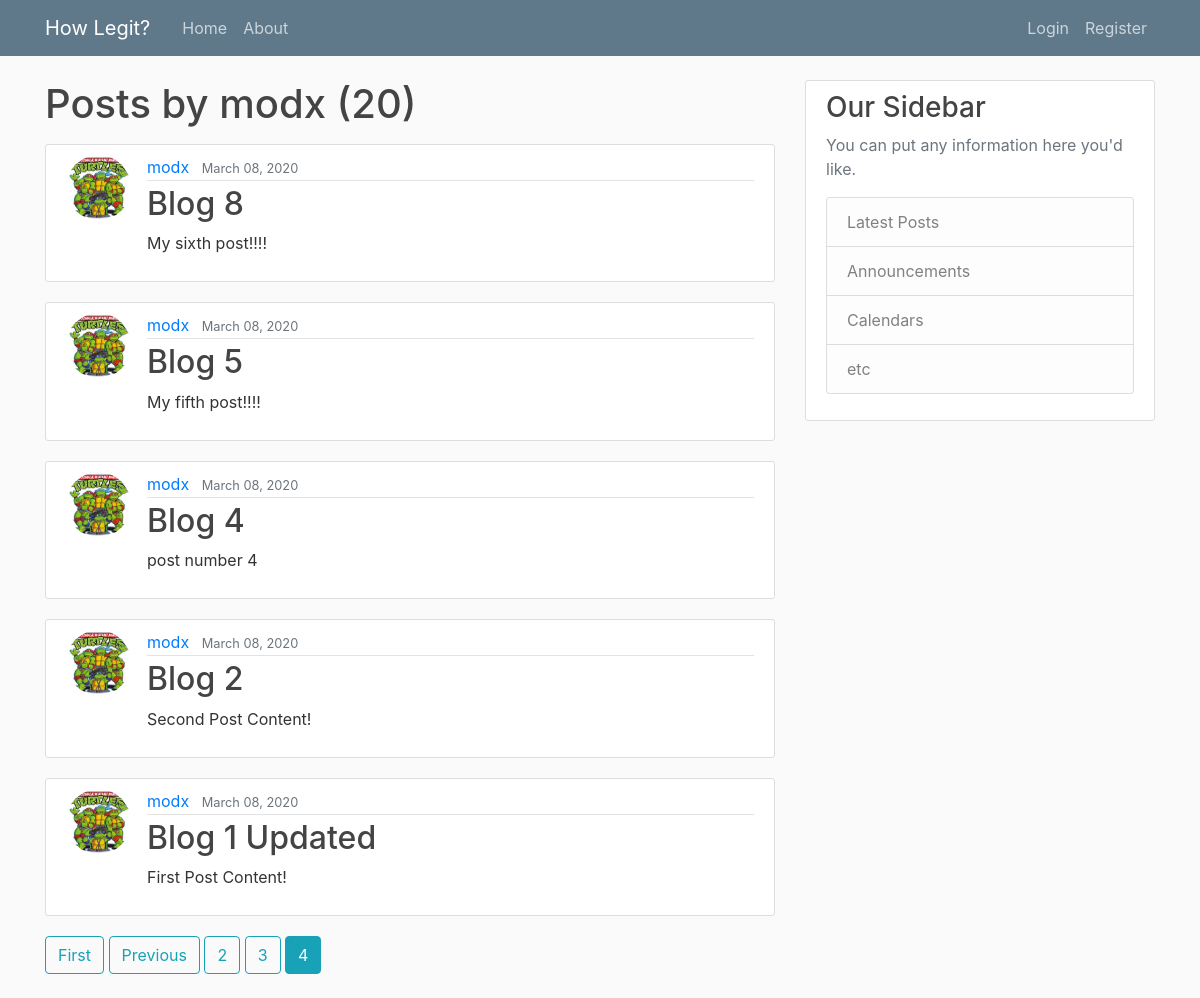
The page /user/modx?page=4 on the database as committed earlier.
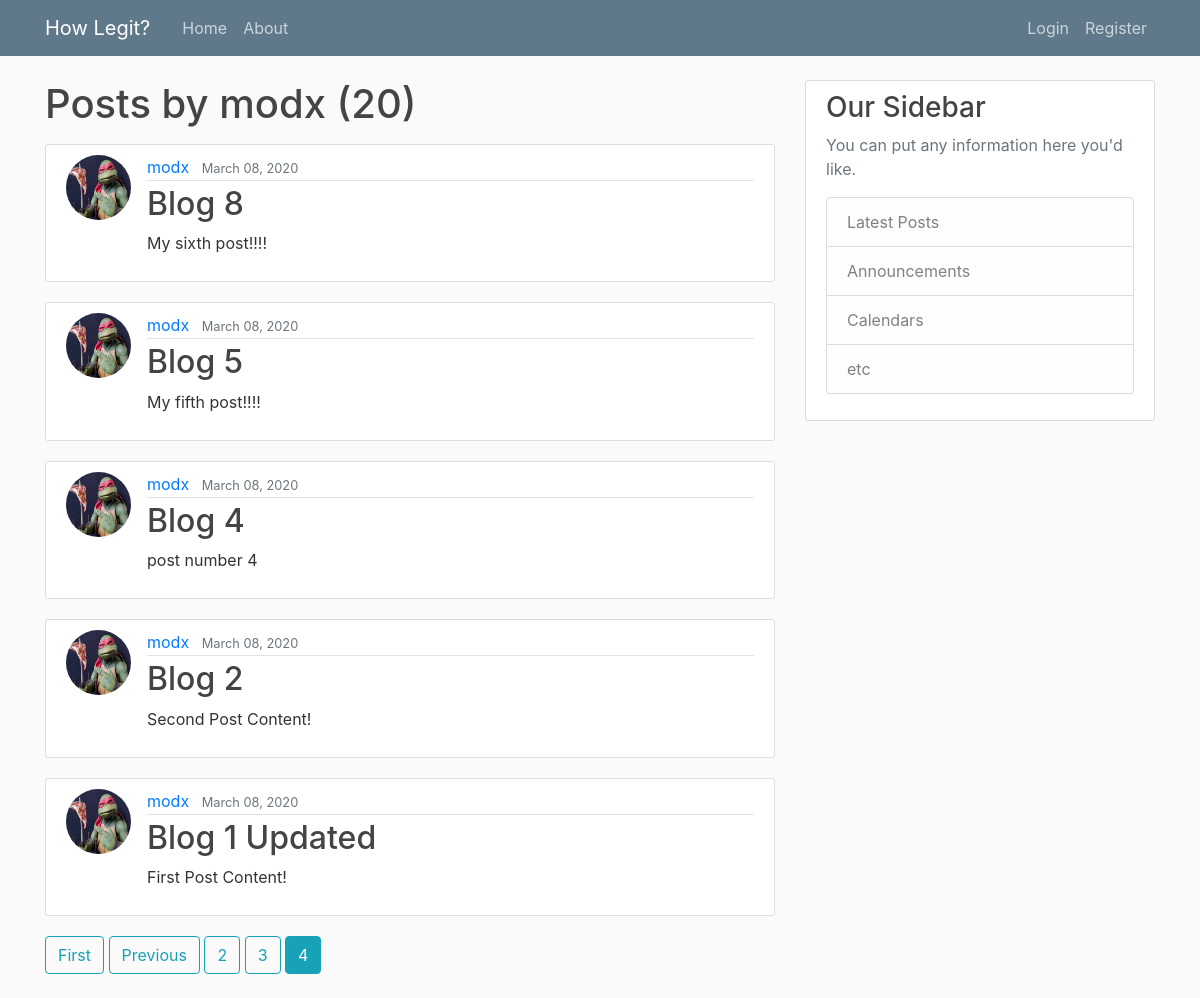
The same page on the database as committed later.
### blog/models.py (models this page shows, shortened)
class Post(models.Model):
    title = models.CharField(max_length=100)
    content = models.TextField()
    date_posted = models.DateTimeField(default=timezone.now)
    author = models.ForeignKey(User, on_delete=models.CASCADE)

### users/models.py (models this page shows, shortened)
class Profile(models.Model):
    user = models.OneToOneField(User, on_delete=models.CASCADE)
    image = models.ImageField(default='default.png', upload_to='profile_pics')

### blog/views.py (the view)
# urls.py: path('user/<str:username>', UserPostListView.as_view(), name='user-posts'),
class UserPostListView(ListView):
    model = Post
    template_name = 'blog/user_posts.html'
    context_object_name = 'posts'
    ordering = ['-date_posted']
    paginate_by = 5
    def get_queryset(self):
        user = get_object_or_404(User, username=self.kwargs.get('username'))
        return Post.objects.filter(author=user).order_by('-date_posted')

### blog/templates/blog/user_posts.html (shortened to what this page needs)
{% extends "blog/base.html" %}
{% block content %}
    <h1 class="mb-3">Posts by {{ view.kwargs.username }} ({{ page_obj.paginator.count }})</h1>
    {% for post in posts %}
        <article class="media content-section">
            <img class="rounded-circle article-img" src="{{ post.author.profile.image.url }}">
            <div class="media-body">
                <div class="article-metadata">
                    <a class="mr-2" href="{% url 'user-posts' post.author.username %}">{{ post.author }}</a>
                    <small class="text-muted">{{ post.date_posted | date:"F d, Y" }}</small>
                 </div>
                    <h2><a class="article-title" href="{% url 'post-detail' post.id %}">{{ post.title }}</a></h2>
                    <p class="article-content">{{ post.content }}</p>
            </div>
        </article>
    {% endfor %}
    {% if is_paginated %}
        {% if page_obj.has_previous %}
            <a class="btn btn-outline-info mb-4" href="?page=1">First</a>
            <a class="btn btn-outline-info mb-4" href="?page={{ page_obj.previous_page_number }}">Previous</a>
        {% endif %}
        {% for num in page_obj.paginator.page_range %}
            {% if page_obj.number == num %}
            <a class="btn btn-info mb-4" href="?page={{ num }}">{{ num }}</a>
            {% elif num > page_obj.number|add:'-3' and num < page_obj.number|add:'3' %}
            <a class="btn btn-outline-info mb-4" href="?page={{ num }}">{{num }}</a>
            {% endif %}
        {% endfor %}
    {% endif %}
{% endblock content %}

Rows that differ between the two databases and show on the page:
changed through a linked row, Post "Blog 8": author.profile.image: a different picture
changed through a linked row, Post "Blog 5": author.profile.image: a different picture
changed through a linked row, Post "Blog 4": author.profile.image: a different picture
changed through a linked row, Post "Blog 2": author.profile.image: a different picture
changed through a linked row, Post "Blog 1 Updated": author.profile.image: a different picture
